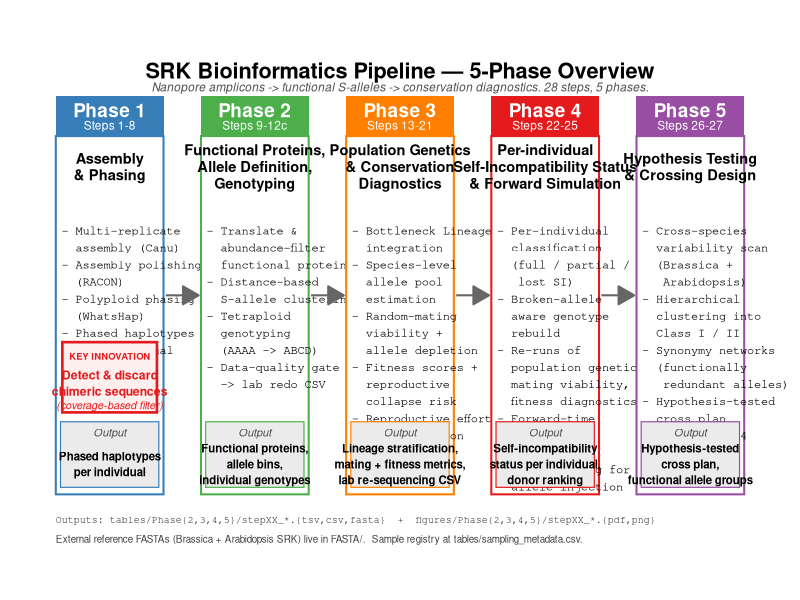
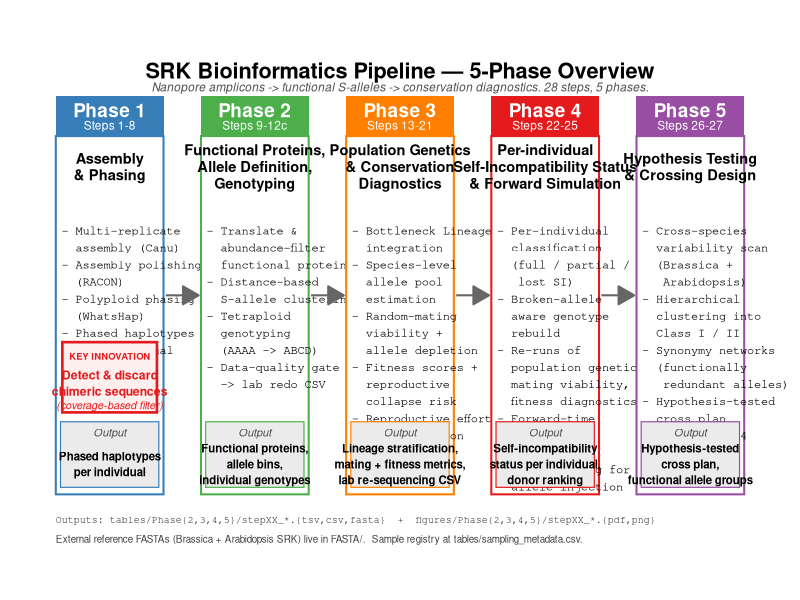

Source code (R) for these figures, in order:
#!/usr/bin/env Rscript
# =============================================================================
# SRK_pipeline_overview_figure.R
# Produces a one-page horizontal flow diagram summarising the 5 phases of the
# SRK Bioinformatics Pipeline. Output: figures/SRK_pipeline_overview.{pdf,png}.
# Embedded at the top of README.md and index.Rmd as the at-a-glance visual.
# =============================================================================

suppressPackageStartupMessages({
  library(ggplot2)
  library(grid)
})

# ---- Phase definitions (the data shown in the figure) ----------------------

phases <- data.frame(
  phase   = 1:5,
  label   = c("Phase 1", "Phase 2", "Phase 3", "Phase 4", "Phase 5"),
  title   = c("Assembly\n& Phasing",
              "Functional Proteins,\nAllele Definition,\nGenotyping",
              "Population Genetics\n& Conservation\nDiagnostics",
              "Per-individual\nSelf-Incompatibility Status\n& Forward Simulation",
              "Hypothesis Testing\n& Crossing Design"),
  steps   = c("Steps 1-8",
              "Steps 9-12c",
              "Steps 13-21",
              "Steps 22-25",
              "Steps 26-27"),
  bullets = c(
    "- Multi-replicate\n  assembly (Canu)\n- Assembly polishing\n  (RACON)\n- Polyploid phasing\n  (WhatsHap)\n- Phased haplotypes\n  per individual",
    "- Translate &\n  abundance-filter\n  functional proteins\n- Distance-based\n  S-allele clustering\n- Tetraploid\n  genotyping\n  (AAAA -> ABCD)\n- Data-quality gate\n  -> lab redo CSV",
    "- Bottleneck Lineage\n  integration\n- Species-level\n  allele pool\n  estimation\n- Random-mating\n  viability +\n  allele depletion\n- Fitness scores +\n  reproductive\n  collapse risk\n- Reproductive effort\n  per population\n  / lineage",
    "- Per-individual\n  classification\n  (full / partial /\n   lost SI)\n- Broken-allele\n  aware genotype\n  rebuild\n- Re-runs of\n  population genetics,\n  mating viability,\n  fitness diagnostics\n- Forward-time\n  inheritance\n  simulator\n- Donor ranking for\n  allele injection",
    "- Cross-species\n  variability scan\n  (Brassica +\n   Arabidopsis)\n- Hierarchical\n  clustering into\n  Class I / II\n- Synonymy networks\n  (functionally\n   redundant alleles)\n- Hypothesis-tested\n  cross plan\n  (uses Phase 4\n   SI parents)"
  ),
  out_key = c(
    "Phased haplotypes\nper individual",
    "Functional proteins,\nallele bins,\nindividual genotypes",
    "Lineage stratification,\nmating + fitness metrics,\nlab re-sequencing CSV",
    "Self-incompatibility\nstatus per individual,\ndonor ranking",
    "Hypothesis-tested\ncross plan,\nfunctional allele groups"
  ),
  stringsAsFactors = FALSE
)

# ---- Geometry --------------------------------------------------------------

n_phases <- nrow(phases)
box_w    <- 2.3
box_h    <- 8.5
gap      <- 0.80
total_w  <- n_phases * box_w + (n_phases - 1) * gap

# x-centres for each phase box
xc <- seq(box_w/2, total_w - box_w/2, by = box_w + gap)

# colour palette — distinct per phase, picked to read on screen + print
phase_cols <- c("#377EB8",  # blue   Phase 1
                "#4DAF4A",  # green  Phase 2
                "#FF7F00",  # orange Phase 3
                "#E41A1C",  # red    Phase 4
                "#984EA3")  # purple Phase 5

# ---- Geom layers -----------------------------------------------------------

draw_phase_box <- function(i) {
  x  <- xc[i]
  col <- phase_cols[i]

  list(
    # Header band (coloured)
    annotate("rect",
             xmin = x - box_w/2, xmax = x + box_w/2,
             ymin = box_h - 0.85, ymax = box_h,
             fill = col, colour = NA),

    # Header text — phase label + step range, in white
    annotate("text",
             x = x, y = box_h - 0.30,
             label = phases$label[i],
             colour = "white", fontface = "bold", size = 4.8),
    annotate("text",
             x = x, y = box_h - 0.62,
             label = phases$steps[i],
             colour = "white", size = 3.0),

    # White body
    annotate("rect",
             xmin = x - box_w/2, xmax = x + box_w/2,
             ymin = 0, ymax = box_h - 0.85,
             fill = "white", colour = col, linewidth = 0.7),

    # Title (bold, below header band)
    annotate("text",
             x = x, y = box_h - 1.50,
             label = phases$title[i],
             fontface = "bold", size = 3.7, lineheight = 0.95),

    # Bullet body
    annotate("text",
             x = x - box_w/2 + 0.12,
             y = box_h - 2.80,
             label = phases$bullets[i],
             hjust = 0, vjust = 1, size = 3.05,
             lineheight = 1.18,
             family = "mono"),

    # Output key callout at base
    annotate("rect",
             xmin = x - box_w/2 + 0.10, xmax = x + box_w/2 - 0.10,
             ymin = 0.15, ymax = 1.55,
             fill = "grey92", colour = col, linewidth = 0.4),
    annotate("text",
             x = x, y = 1.32,
             label = "Output",
             fontface = "italic", size = 2.8, colour = "grey30"),
    annotate("text",
             x = x, y = 0.65,
             label = phases$out_key[i],
             size = 2.9, lineheight = 1.15, fontface = "bold")
  )
}

draw_arrow_between <- function(i) {
  x0 <- xc[i]   + box_w / 2
  x1 <- xc[i+1] - box_w / 2
  ymid <- box_h / 2

  annotate("segment",
           x = x0 + 0.05, xend = x1 - 0.05,
           y = ymid, yend = ymid,
           arrow = arrow(length = unit(0.18, "inches"), type = "closed"),
           colour = "grey40", linewidth = 0.7)
}

# ---- Compose plot ----------------------------------------------------------

p <- ggplot() +
  # Title above the boxes
  annotate("text",
           x = total_w / 2, y = box_h + 0.55,
           label = "SRK Bioinformatics Pipeline — 5-Phase Overview",
           fontface = "bold", size = 5.5) +
  annotate("text",
           x = total_w / 2, y = box_h + 0.20,
           label = "Nanopore amplicons -> functional S-alleles -> conservation diagnostics. 28 steps, 5 phases.",
           size = 3.0, colour = "grey30", fontface = "italic")

# Boxes
for (i in seq_len(n_phases)) {
  p <- Reduce(`+`, draw_phase_box(i), accumulate = FALSE, init = p)
}
# Arrows between boxes
for (i in seq_len(n_phases - 1)) {
  p <- p + draw_arrow_between(i)
}

# ─── Chimera filter highlight overlay on Phase 1 (key innovation callout) ───
x1 <- xc[1]
p <- p +
  annotate("rect",
           xmin = x1 - box_w/2 + 0.14, xmax = x1 + box_w/2 - 0.14,
           ymin = 1.75, ymax = 3.25,
           fill = "#FFF0F0", colour = "#E41A1C", linewidth = 0.9) +
  annotate("text",
           x = x1, y = 2.95,
           label = "KEY INNOVATION",
           fontface = "bold", size = 2.4, colour = "#E41A1C") +
  annotate("text",
           x = x1, y = 2.55,
           label = "Detect & discard",
           fontface = "bold", size = 3.1, colour = "#E41A1C") +
  annotate("text",
           x = x1, y = 2.20,
           label = "chimeric sequences",
           fontface = "bold", size = 3.1, colour = "#E41A1C") +
  annotate("text",
           x = x1, y = 1.90,
           label = "(coverage-based filter)",
           fontface = "italic", size = 2.7, colour = "#E41A1C")

# Bottom caption with key external resources
p <- p +
  annotate("text",
           x = 0, y = -0.55,
           label = "Outputs: tables/Phase{2,3,4,5}/stepXX_*.{tsv,csv,fasta}  +  figures/Phase{2,3,4,5}/stepXX_*.{pdf,png}",
           hjust = 0, size = 2.5, colour = "grey25", family = "mono") +
  annotate("text",
           x = 0, y = -0.95,
           label = "External reference FASTAs (Brassica + Arabidopsis SRK) live in FASTA/.  Sample registry at tables/sampling_metadata.csv.",
           hjust = 0, size = 2.5, colour = "grey25") +
  coord_fixed(clip = "off") +
  xlim(-0.2, total_w + 0.2) +
  ylim(-1.2, box_h + 1.0) +
  theme_void() +
  theme(plot.margin = margin(8, 8, 8, 8))

# ---- Save (figures/ root — site-level overview, not Phase-specific) --------

dir.create("figures", showWarnings = FALSE, recursive = TRUE)
ggsave("figures/SRK_pipeline_overview.pdf", plot = p,
       width = 20, height = 11, units = "in")
ggsave("figures/SRK_pipeline_overview.png", plot = p,
       width = 20, height = 11, units = "in", dpi = 300, bg = "white")

cat("Written:\n",
    "  figures/SRK_pipeline_overview.pdf\n",
    "  figures/SRK_pipeline_overview.png\n", sep = "")
